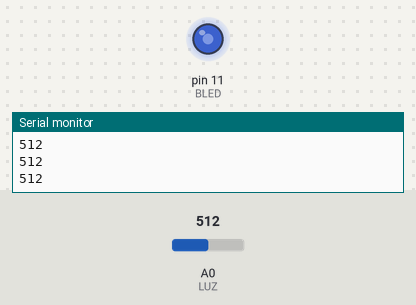
Recording of a sketch running on a simulated Arduino Uno, built with avr-gcc and run on an emulated ATmega328P. On the bench: output pins drawn as LEDs (lit = HIGH), the last lines printed to the serial monitor. Inputs (shaded band) come from the test bench; at power-on: A0 (LUZ) = 512.

Above: at 1.2 s.
1.3 s: A0 (LUZ) set to 716
At 1.7 s:
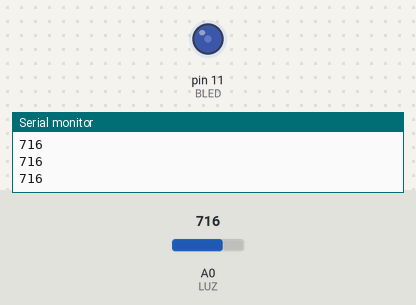
2.8 s: A0 (LUZ) set to 900
At 4.0 s:
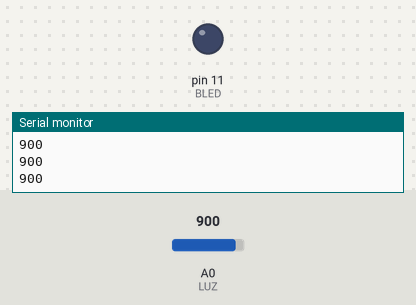
4.3 s: A0 (LUZ) set to 891
At 5.2 s:
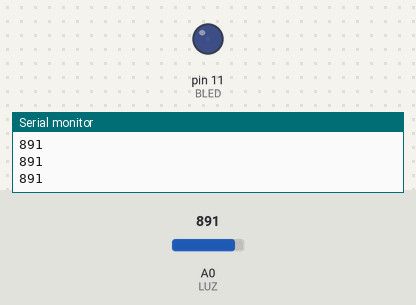
5.8 s: A0 (LUZ) set to 306
At 6.4 s:
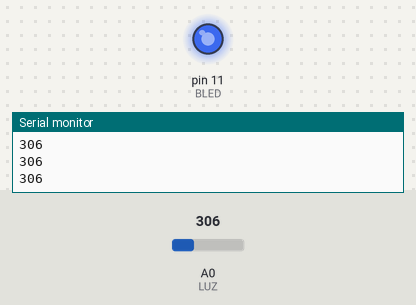
7.3 s: A0 (LUZ) set to 511
At 8.5 s:
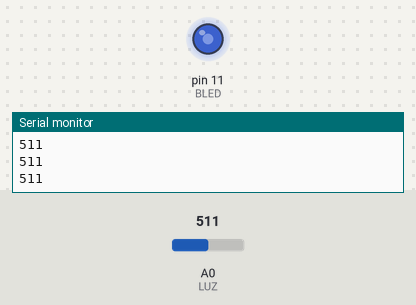
8.8 s: A0 (LUZ) set to 910
At 9.9 s:
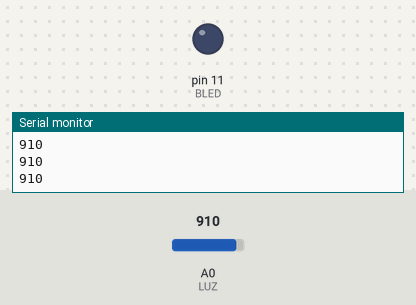
Timing chart, 0 to 11.3 s (numbered marks = the images above; inputs shaded):
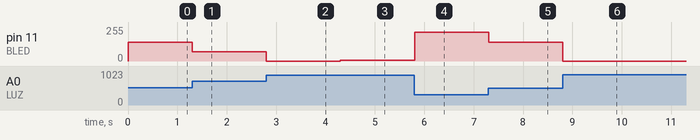

Measured:
- after the input at 1.3 s, pin 11 (BLED): 142/255 → 68/255 at once
- after the input at 2.8 s, pin 11 (BLED): 68/255 → 0/255 at once
- after the input at 4.3 s, pin 11 (BLED): 0/255 → 4/255 at once
- after the input at 5.8 s, pin 11 (BLED): 4/255 → 217/255 at once
- after the input at 7.3 s, pin 11 (BLED): 217/255 → 142/255 at once
- after the input at 8.8 s, pin 11 (BLED): 142/255 → 0/255 at once

The sketch:

nightlight_sistematico.ino
```cpp
// Un led que cambia su nivel de brillo segun la Luz medida.

// =================
// Constants:
const int BLED=11;           // Blue LED on pin 11
const int LUZ=0;             // Luz Sensor is on pin A0
const int LUZ_MIN=200;       // Lower Threshold
const int LUZ_MAX=900;       // Upper Threshold

int lz = 0;

void setup()
{
  pinMode(BLED, OUTPUT);
  Serial.begin(9600);
}
// =================
// Data definitions:

// Luz es Natural[200, 900]
// interp. Luz que varia entre este rango de nivel de brillo de luz.
int L1 = 200; // luz minima
int L2 = 550; // luz media
int L3 = 900; // luz maxima

void fnForLuz(int *lz)
{
   *lz = map(*lz, LUZ_MIN, LUZ_MAX, 255, 0);
   *lz = constrain(*lz, 0, 255);
  // *lz
}

// Luzlate rules used:
//  atomico no-distinto: Natural[200, 900]

// =================
// Functions:

void loop()
{
// Luz -> Luz
// start the world with ...
  Serial.println(analogRead(LUZ));
  siguienteLuz(&lz);     // Luz -> Luz
  render(&lz);            // Luz -> Image
}

// Luz -> Luz
// produce the next
// siguienteLuz(200) // return analogRead(200)

int siguienteLuz(int* lz)
{
  *lz = analogRead(LUZ);
  return *lz;
}

// Luz -> Image
// render el nivel de brillo en el led
// render(550) // return
void render(int *lz)
{
  *lz = map(*lz, LUZ_MIN, LUZ_MAX, 255, 0);
  *lz = constrain(*lz, 0, 255);
  analogWrite(BLED, *lz);
} 
```
